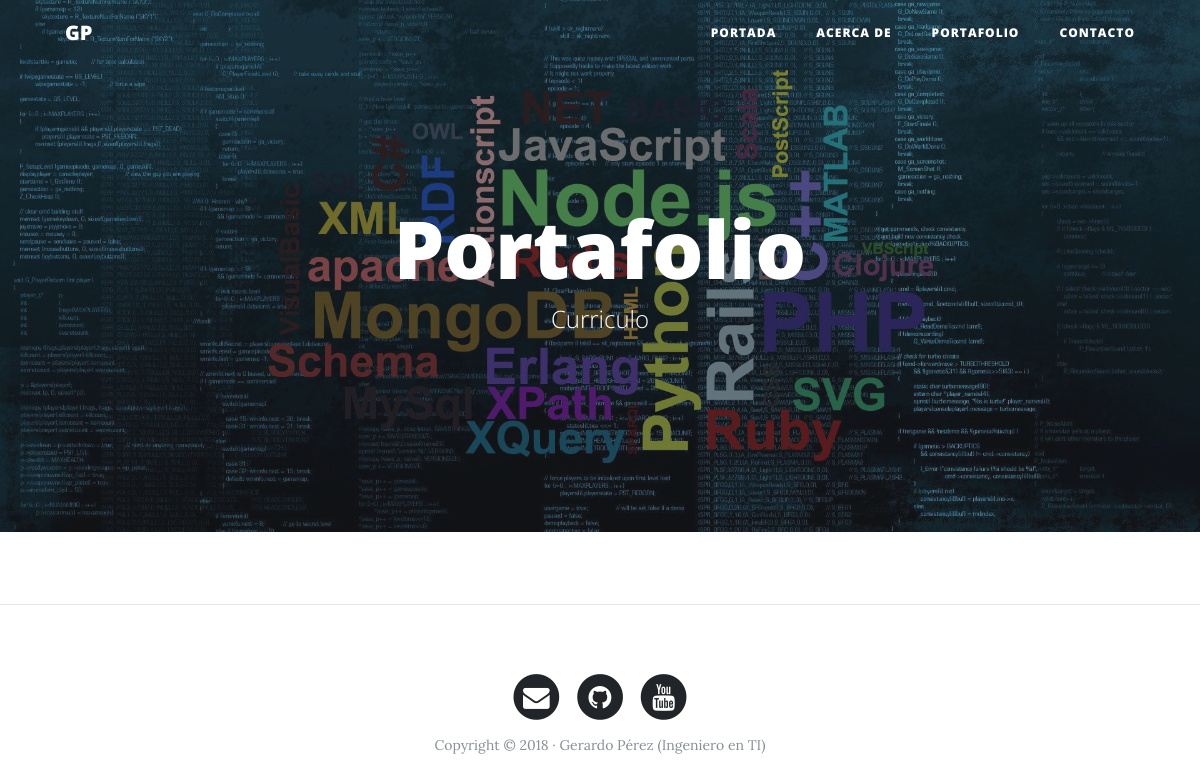
/portfolio/, run on an earlier commit of the app's database.
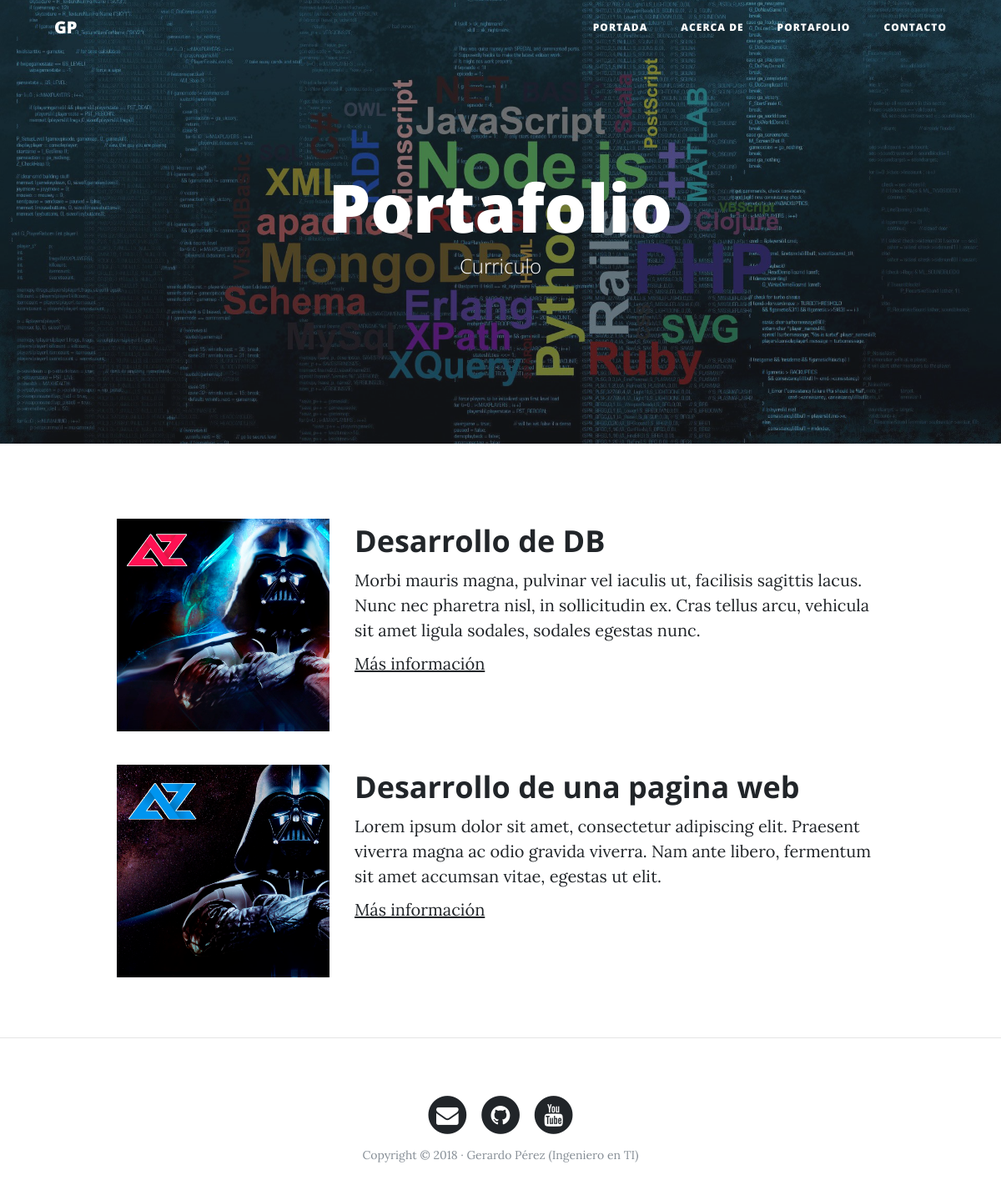
And on a later commit of the database.
### portfolio/models.py (models this page shows, shortened)
class Project(models.Model):
    title = models.CharField(max_length=200, verbose_name= "Titulo")
    description = models.TextField(verbose_name= "Descripcion")
    image = models.ImageField(verbose_name= "Imagen", upload_to="projects")
    link = models.URLField(null=True, blank=True)
    created = models.DateTimeField(auto_now_add=True, verbose_name= "Fecha de creación")
    updated = models.DateTimeField(auto_now=True, verbose_name= "Fecha de edicion")
    class Meta:
        verbose_name = "proyecto"
        verbose_name_plural = "proyectos"
        ordering = ["-created"]

### portfolio/views.py (the view)
# urls.py: path('portfolio/', portfolio_views.portfolio, name="portfolio"),
def portfolio(request):
    projects = Project.objects.all()
    return render(request, "portfolio/portfolio.html", {'projects':projects})

### portfolio/templates/portfolio/portfolio.html (shortened to what this page needs)
{% extends 'core/base.html' %}
{% block background %}{% load static %}{% static 'core/img/portafolio.jpg' %}{% endblock %}
{% block headers %}
<h1>Portafolio</h1>
<span class="subheading">Curriculo</span>
{% endblock %}
{% block content %}
{% for project in projects %}
	      <div class="row project">
	      	<div class="col-lg-3 col-md-4 offset-lg-1">
			      <img class="img-fluid" src="{{project.image.url}}" alt="">
	      	</div>
	        <div class="col-lg-7 col-md-8">
	      		<h2 class="section-heading title">{{project.title}}</h2>
	          <p>{{project.description}}</p>
			  {% if project.link %}
	          	<p><a href="{{project.link}}">Más información</a></p>
			  {% endif %}
	      	</div>
	      </div>
{% endfor %}
{% endblock %}

### core/templates/core/base.html (shortened to what this page needs)
<!DOCTYPE html>
<html lang="es">
  <head>
    {% load static %}
    <link href="{% static 'core/vendor/bootstrap/css/bootstrap.min.css' %}" rel="stylesheet">
    <link href="{% static 'core/vendor/font-awesome/css/font-awesome.min.css' %}" rel="stylesheet" type="text/css">
    <link href="{% static 'core/css/clean-blog.min.css' %}" rel="stylesheet">
  </head>
  <body>
    <nav class="navbar navbar-expand-lg navbar-light fixed-top" id="mainNav">
      <div class="container">
        <a class="navbar-brand" href="{% url 'home' %}">GP</a>
        <div class="collapse navbar-collapse" id="navbarResponsive">
          <ul class="navbar-nav ml-auto">
            <li class="nav-item">
              <a class="nav-link" href="{% url 'home' %}">Portada</a>
            </li>
            <li class="nav-item">
              <a class="nav-link" href="{% url 'about' %}">Acerca de</a>
            </li>
            <li class="nav-item">
              <a class="nav-link" href="{% url 'portfolio' %}">Portafolio</a>
            </li>
            <li class="nav-item">
              <a class="nav-link" href="{% url 'contact' %}">Contacto</a>
            </li>
          </ul>
        </div>
      </div>
    </nav>
<header class="masthead" style="background-image: url('{% block background %}{% endblock %}')">
      <div class="overlay"></div>
      <div class="container">
        <div class="row">
          <div class="col-lg-8 col-md-10 mx-auto">
            <div class="site-heading">
              {% block headers %}{% endblock %}
            </div>
          </div>
        </div>
      </div>
    </header>
    <div class="container">
        {% block content %}{% endblock %}
      </div>
    {% if request.path != "/" %}<hr>{% endif %}
    <footer>
      <div class="container">
        <div class="row">
          <div class="col-lg-8 col-md-10 mx-auto">
            <ul class="list-inline text-center">
              <li class="list-inline-item">
                <a href="#">
                  <span class="fa-stack fa-lg">
                    <i class="fa fa-circle fa-stack-2x"></i>
                    <i class="fa fa-envelope fa-stack-1x fa-inverse"></i>
                  </span>
                </a>
              </li>
              <li class="list-inline-item">
                <a href="#">
                  <span class="fa-stack fa-lg">
                    <i class="fa fa-circle fa-stack-2x"></i>
                    <i class="fa fa-github fa-stack-1x fa-inverse"></i>
                  </span>
                </a>
              </li>
              <li class="list-inline-item">
                <a href="#">
                  <span class="fa-stack fa-lg">
                    <i class="fa fa-circle fa-stack-2x"></i>
                    <i class="fa fa-youtube fa-stack-1x fa-inverse"></i>
                  </span>
                </a>
              </li>
            </ul>
            <p class="copyright text-muted">Copyright &copy; 2018 · Gerardo Pérez (Ingeniero en TI) </p>
          </div>
        </div>
      </div>
    </footer>
  </body>
</html>

What changed in the data, as far as the page shows it:
added Project: image (picture), title "Desarrollo de DB", description "Morbi mauris magna, pulvinar vel iaculis ut, facilisis sagittis lacus. Nunc nec pharetra nisl, in sollicitudin ex. Cras tellus arcu, vehicula sit amet ligula sodales, sodales egestas nunc."
added Project: image (picture), title "Desarrollo de una pagina web", description "Lorem ipsum dolor sit amet, consectetur adipiscing elit. Praesent viverra magna ac odio gravida viverra. Nam ante libero, fermentum sit amet accumsan vitae, egestas ut elit."
